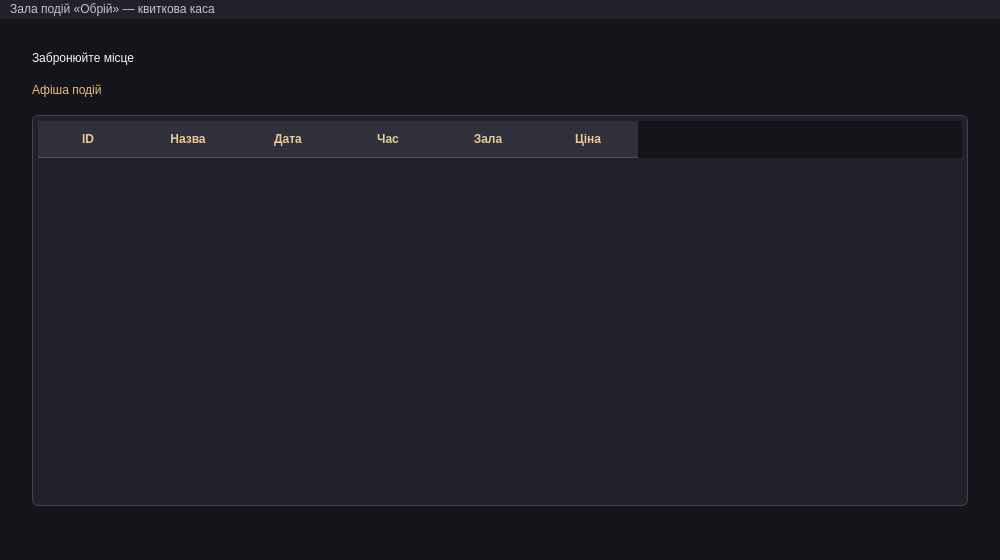
<?xml version="1.0" encoding="UTF-8"?>
<ui version="4.0">
 <class>MainWindow</class>
 <widget class="QMainWindow" name="MainWindow">
  <property name="geometry">
   <rect>
    <x>0</x>
    <y>0</y>
    <width>1000</width>
    <height>560</height>
   </rect>
  </property>
  <property name="windowTitle">
   <string>Зала подій «Обрій» — квиткова каса</string>
  </property>
  <property name="styleSheet">
   <string>QWidget { background: #14151b; color: #eceaf1; font: 11pt &quot;Segoe UI&quot;; }
QMenuBar, QMenu { background: #20212a; color: #c7c4d0; }
QLabel#label { color: #f8f3eb; font: bold 30pt &quot;Georgia&quot;; }
QLabel#section { color: #eabc78; font: bold 13pt &quot;Segoe UI&quot;; }
QTableWidget { background: #20212a; alternate-background-color: #272832; border: 1px solid #44434c; border-radius: 6px; padding: 5px; selection-background-color: #544334; selection-color: #fff5df; }
QHeaderView::section { background: #30303b; color: #e9c992; padding: 9px; border: none; border-bottom: 1px solid #55505b; font-weight: bold; }
QTableWidget::item { padding: 6px; }
QTableCornerButton::section { background: #30303b; border: none; }</string>
  </property>
  <widget class="QWidget" name="centralwidget">
   <layout class="QVBoxLayout" name="mainLayout" stretch="0,0,0">
    <property name="spacing">
     <number>18</number>
    </property>
    <property name="leftMargin">
     <number>32</number>
    </property>
    <property name="topMargin">
     <number>32</number>
    </property>
    <property name="rightMargin">
     <number>32</number>
    </property>
    <property name="bottomMargin">
     <number>32</number>
    </property>
    <item>
     <widget class="QLabel" name="label">
      <property name="text">
       <string>Забронюйте місце</string>
      </property>
      <property name="wordWrap">
       <bool>true</bool>
      </property>
     </widget>
    </item>
    <item>
     <widget class="QLabel" name="section">
      <property name="text">
       <string>Афіша подій</string>
      </property>
     </widget>
    </item>
    <item>
     <widget class="QTableWidget" name="events">
      <property name="mouseTracking">
       <bool>true</bool>
      </property>
      <property name="editTriggers">
       <set>QAbstractItemView::EditTrigger::NoEditTriggers</set>
      </property>
      <property name="alternatingRowColors">
       <bool>true</bool>
      </property>
      <property name="selectionMode">
       <enum>QAbstractItemView::SelectionMode::SingleSelection</enum>
      </property>
      <property name="selectionBehavior">
       <enum>QAbstractItemView::SelectionBehavior::SelectRows</enum>
      </property>
      <property name="showGrid">
       <bool>false</bool>
      </property>
      <column>
       <property name="text">
        <string>ID</string>
       </property>
      </column>
      <column>
       <property name="text">
        <string>Назва</string>
       </property>
      </column>
      <column>
       <property name="text">
        <string>Дата</string>
       </property>
      </column>
      <column>
       <property name="text">
        <string>Час</string>
       </property>
      </column>
      <column>
       <property name="text">
        <string>Зала</string>
       </property>
      </column>
      <column>
       <property name="text">
        <string>Ціна</string>
       </property>
      </column>
     </widget>
    </item>
   </layout>
  </widget>
  <widget class="QMenuBar" name="menubar">
   <property name="geometry">
    <rect>
     <x>0</x>
     <y>0</y>
     <width>1000</width>
     <height>29</height>
    </rect>
   </property>
   <widget class="QMenu" name="menu">
    <property name="title">
     <string>Зала подій «Обрій» — квиткова каса</string>
    </property>
   </widget>
   <addaction name="menu"/>
  </widget>
  <widget class="QStatusBar" name="statusbar"/>
 </widget>
 <resources/>
 <connections/>
</ui>
